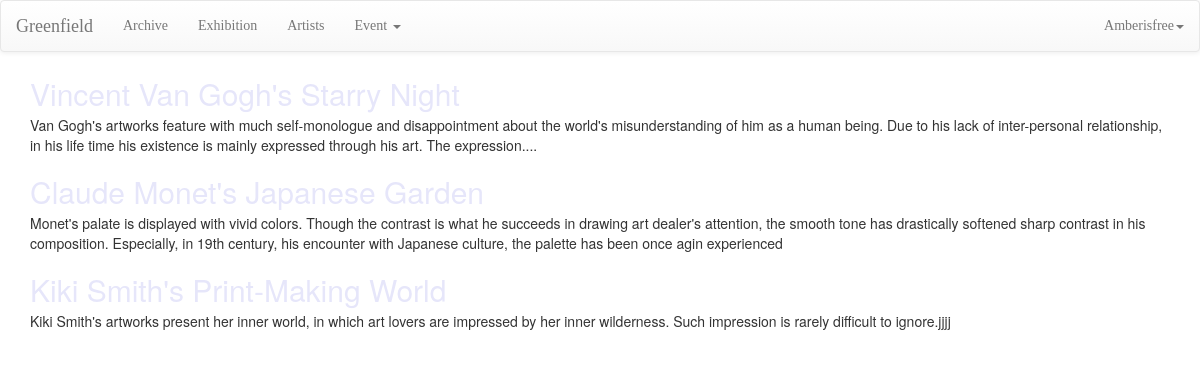
The app's page /blog/post/ (signed in) with its own data.
### blog/models.py (models this page shows, shortened)
class Post(models.Model):
    title = models.CharField(max_length=200)
    author = models.ForeignKey(
        'auth.User',
         on_delete=models.CASCADE,
    )
    body = models.TextField()

### blog/views.py (the view)
# urls.py: path("post/",BlogListView.as_view(),name="main"),
class BlogListView(ListView):
    model=Post
    template_name="post_list.html"

### templates/post_list.html
{% extends 'base_menu.html' %}
{% block content %}
<div class="container" style>
  {% for post in object_list %}
    <div class="post-entry">
      <h2><a href="{% url 'blog:post_detail' post.pk %}">{{ post.title }}</a></h2>
      <p>{{ post.body }}</p>
    </div>
  {% endfor %}
</div>
{% endblock content %}

### templates/base_menu.html (shortened to what this page needs)
{% extends 'base.html' %}
{% load static %}
{% block navbar %}
<nav class="navbar  navbar-dark navbar-default" style="color:pink;font-family: 'Bodoni Moda', serif;">
  <div class="container-fluid">
    <div class="navbar-header">
        <a class="navbar-brand" href="{% url 'home' %}">Greenfield</a>
    </div>
    <ul class="nav navbar-nav">
      {% url 'menu:main' as xyz %}
      <li {% if request.get_full_path == xyz %}class="active"{% endif %}>
          <a href="{% url 'archive:main' %}">Archive</a></li>
      {% url 'menu:page1' as abc1 %}
      <li {% if request.get_full_path == abc1 %}class="active"{% endif %}>
          <a href="{% url 'blog:main' %}">Exhibition</a></li>
      {% url 'menu:page2' as abc2 %}
      <li {% if request.get_full_path == abc2 %}class="active"{% endif %}>
          <a href="{% url 'menu:page2' %}">Artists</a></li>
      <li class="dropdown">
      <a href="#" data-toggle="dropdown" class="dropdown-toggle">Event
          <b class="caret"></b></a>
       </li>
    </ul>
    <ul class="nav navbar-nav navbar-right">
      {% if user.is_authenticated %}
      <li class="dropdown">
      <a href="#" data-toggle="dropdown" class="dropdown-toggle">
        {{user.username}}<span class="caret"></span></a>
       </li>
       {% else %}
       <li><a href="{% url 'account_login' %}?next={% url 'home' %}">Login</a></li>
       <li><a href="{% url 'account_signup' %}?next={% url 'home' %}">Signup</a></li>
       {% endif %}
    </ul>
  </div>
</nav>
{% endblock %}

### static/css/base.css (style rules this page uses)
body { font-family: 'Source Sans Pro', sans-serif; font-size: 18px; text-decoration: none; background-color: grey; color:white; }
.post-entry { margin-bottom: 2rem; }
.post-entry h2 { margin: 0.5rem 0; }
.post-entry h2 a, .post-entry h2 a:visited { color: lavender; text-decoration: none; }
.post-entry p { margin: 0; font-weight: 400; }

### records on screen
Post: title "Vincent Van Gogh's Starry Night", body "Van Gogh's artworks feature with much self-monologue and disappointment about the world's misunderstanding of him as a human being. Due to his lack of inter-personal relationship, in his life time his existence is mainly expressed through his art. The expression...."
Post: title "Claude Monet's Japanese Garden", body "Monet's palate is displayed with vivid colors. Though the contrast is what he succeeds in drawing art dealer's attention, the smooth tone has drastically softened sharp contrast in his composition. Especially, in 19th century, his encounter with Japanese culture, the palette has been once agin experienced"
Post: title "Kiki Smith's Print-Making World", body "Kiki Smith's artworks present her inner world, in which art lovers are impressed by her inner wilderness. Such impression is rarely difficult to ignore.jjjj"

### other values on screen
{{ user.username }} "Amberisfree"
